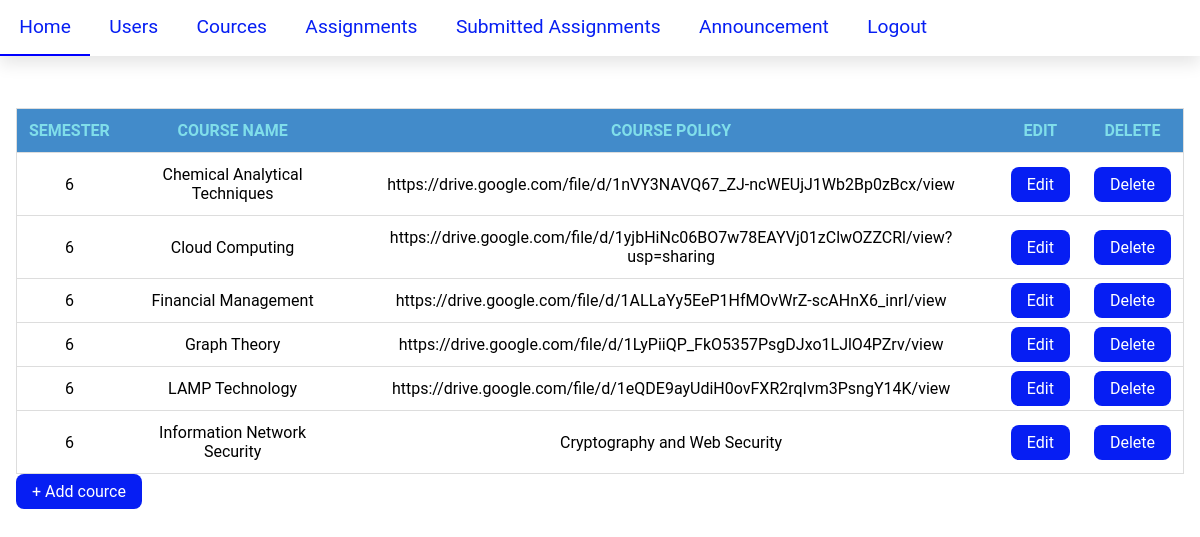
Screenshot of /admin_cources.php with the database file from the repository.
### tables this page shows
CREATE TABLE `cources` (
  `semester` decimal NOT NULL,
  `cource_name` varchar(200) NOT NULL,
  `cource_policy` varchar(2000) NOT NULL,
  `id` int(11) NOT NULL
);

### admin_cources.php (the view, shortened to what this page needs)
<!DOCTYPE html>
<html>
<head>
	<link rel="stylesheet" type="text/css" href="style2.css">
</head>
<body>
	<?php include('header.php'); ?>
	<div class="container">
		<table>
			<tr>
				<th>Semester</th>
				<th>Course Name</th>
				<th>Course Policy</th>
				<th>Edit</th>
				<th>Delete</th>
			</tr>
			<?php
			include('db.php');
			$sql = "SELECT * FROM cources";
			$result = mysqli_query($conn, $sql);
			if (mysqli_num_rows($result) > 0) {
			    while ($row = mysqli_fetch_assoc($result)) {
                    echo '<tr>';
                    echo '<td>' . $row['semester'] . '</td>';
                    echo '<td>' . $row['cource_name'] . '</td>';
                    echo '<td>' . $row['cource_policy'] . '</td>';
                    echo '<td><a href="edit_course.php?id=' . (isset($row['id']) ? $row['id'] : '') . '" class="btn btn-primary">Edit</a></td>';
                    echo '<td><a href="delete_course.php?id=' . (isset($row['id']) ? $row['id'] : '') . '" class="btn btn-danger">Delete</a></td>';
                    echo '</tr>';
                }
			} else {
			    echo "<tr><td colspan='5'>No courses found.</td></tr>";
			}
			?>
		</table>
		<br><br><br><br>
		<a href="add_course.php" class="btn btn-primary">+ Add cource</a>
	</div>
</body>
</html>

### header.php (shortened to what this page needs)
<header>
<h1>Admin Portal</h1>
    <nav>
		<ul>
			<li><a href="admin_start (1).php" >Home</a></li>
			<li><a href="admin_user.php" >Users</a></li>
			<li><a href="admin_cources.php" >Cources</a></li>
			<li><a href="admin_assignment.php">Assignments</a></li>
			<li><a href="admin_submitted.php">Submitted Assignments</a></li>
			<li><a href="admin_announcement.php">Announcement</a></li>
			<li><a href="logout.php" >Logout </a></li>
		</ul>
	</nav>
    <br><br>
</header>

### style2.css (style rules this page uses)
* { margin: 0px; padding: 0px; font-family: 'Roboto', sans-serif; }
nav { background-color: #80DEEA; box-shadow: 0 0.5em 1em rgba(0, 0, 0, 0.1); position: fixed; top: 0; width: 100%; z-index: 1; }
nav ul { list-style-type: none; margin: 0; padding: 0; overflow: hidden; }
nav li { float: left; }
nav li a { display: block; color: #428bca; font-size: 1.2em; padding: 0.8em 1em; text-align: center; text-decoration: none; transition: background-color 0.3s ease; }
table { border-collapse: collapse; width: 100%; text-align: center; }
th { background-color: #428bca; color: #80DEEA; font-weight: bold; text-transform: uppercase; }
th, td { padding: 12px; }
tr { border: 1px solid #ddd; }
.btn { border: none; background-color: #428bca; border-radius: 0.5em; color:#80DEEA; cursor: pointer; font-size: 1em; padding: 0.5em 1em; text-align: center; text-decoration: none; transition: background-color 0.3s ease; }
a { text-decoration: none; color: #80DEEA ; }
h1 { font-size: 2em; margin-bottom: 0.5em; }
.container { display: flex; flex-wrap: wrap; margin: 1em; }
a { text-decoration: none; }

### header.php (style rules this page uses)
* { margin: 0px; padding: 0px; font-family: 'Roboto', sans-serif; }
nav { background-color: white; box-shadow: 0 0.5em 1em rgba(0, 0, 0, 0.1); position: fixed; top: 0; width: 100%; z-index: 1; }
nav ul { list-style-type: none; margin: 0; padding: 0; overflow: hidden; }
nav li { float: left; }
nav li a { display: block; color: #061ef3ff; font-size: 1.2em; padding: 0.8em 1em; text-align: center; text-decoration: none; transition: background-color 0.3s ease; }
.btn { border: none; background-color: #061ef3ff; border-radius: 0.5em; color: #fff; cursor: pointer; font-size: 1em; padding: 0.5em 1em; text-align: center; text-decoration: none; transition: background-color 0.3s ease; }

### rows the page displays
cources: semester "6", cource_name "Chemical Analytical Techniques", cource_policy "https://drive.google.com/file/d/1nVY3NAVQ67_ZJ-ncWEUjJ1Wb2Bp0zBcx/view"
cources: semester "6", cource_name "Cloud Computing", cource_policy "https://drive.google.com/file/d/1yjbHiNc06BO7w78EAYVj01zClwOZZCRl/view?usp=sharing"
cources: semester "6", cource_name "Financial Management", cource_policy "https://drive.google.com/file/d/1ALLaYy5EeP1HfMOvWrZ-scAHnX6_inrI/view"
cources: semester "6", cource_name "Graph Theory", cource_policy "https://drive.google.com/file/d/1LyPiiQP_FkO5357PsgDJxo1LJlO4PZrv/view"
cources: semester "6", cource_name "LAMP Technology", cource_policy "https://drive.google.com/file/d/1eQDE9ayUdiH0ovFXR2rqIvm3PsngY14K/view"
cources: semester "6", cource_name "Information Network Security", cource_policy "Cryptography and Web Security"
